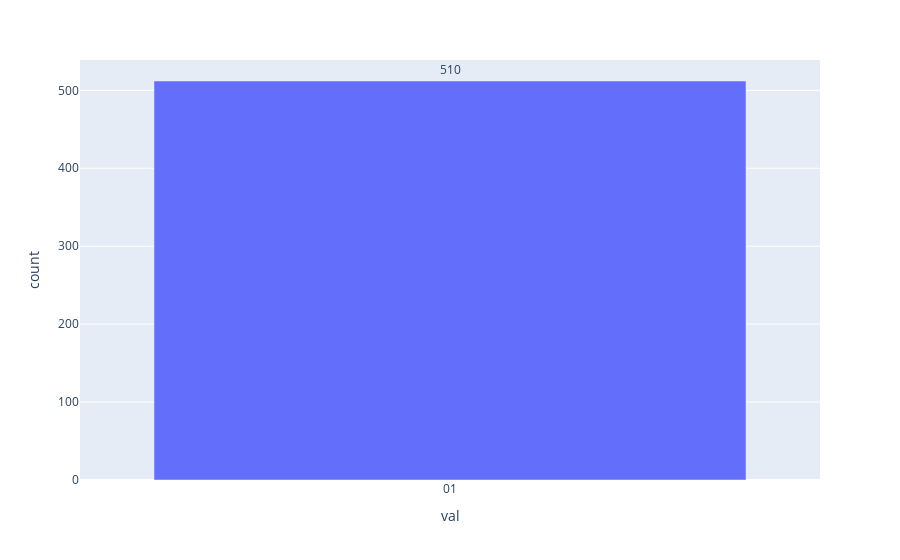

Notebook code for this chart:
### Code cell
############# CIRCUIT SIMULATION #################
aer_sim = Aer.get_backend('aer_simulator')
aer_sim.set_options(device='CPU')
transpiled_qc = transpile(qc, aer_sim)

shots = 2**(n+7) #we repeat the simulation 2048 times
job = aer_sim.run(transpiled_qc, shots=shots)

############# CODE FOR PLOTTING ####################
hist = job.result().get_counts() #simulation output
sort_hist = sorted(hist.items()) #So that the plotting puts everything in the same increasing order of basis
n_hist = {k:v for k,v in sort_hist}

results = {'val':n_hist.keys(),'count':n_hist.values()} #change the formatting of the data to match plotly

fig = px.bar(results, x="val", y="count", text="count")
fig.update_traces(texttemplate='%{text:.2s}', textposition='outside')
fig.update_layout(uniformtext_minsize=6, uniformtext_mode='show')
fig.show()

measured_str = max(hist, key=hist.get)
measured_int = int(measured_str,2)
print(f"The searched value is at index: {measured_int}")

### Figure 1 — Plotly figure (JSON) as saved in the notebook; plotly's stock layout.template omitted (floating-point values rounded to 4 significant figures)
{"data": [{"alignmentgroup": "True", "hovertemplate": "val=%{x}<br>count=%{text}<extra></extra>", "legendgroup": "", "marker": {"color": "#636efa", "pattern": {"shape": ""}}, "name": "", "offsetgroup": "", "orientation": "v", "showlegend": false, "text": ["512"], "textposition": "outside", "texttemplate": "%{text:.2s}", "type": "bar", "x": ["01"], "xaxis": "x", "y": [512], "yaxis": "y"}], "layout": {"barmode": "relative", "legend": {"tracegroupgap": 0}, "margin": {"t": 60}, "uniformtext": {"minsize": 6, "mode": "show"}, "xaxis": {"anchor": "y", "domain": [0, 1], "title": {"text": "val"}}, "yaxis": {"anchor": "x", "domain": [0, 1], "title": {"text": "count"}}}}
